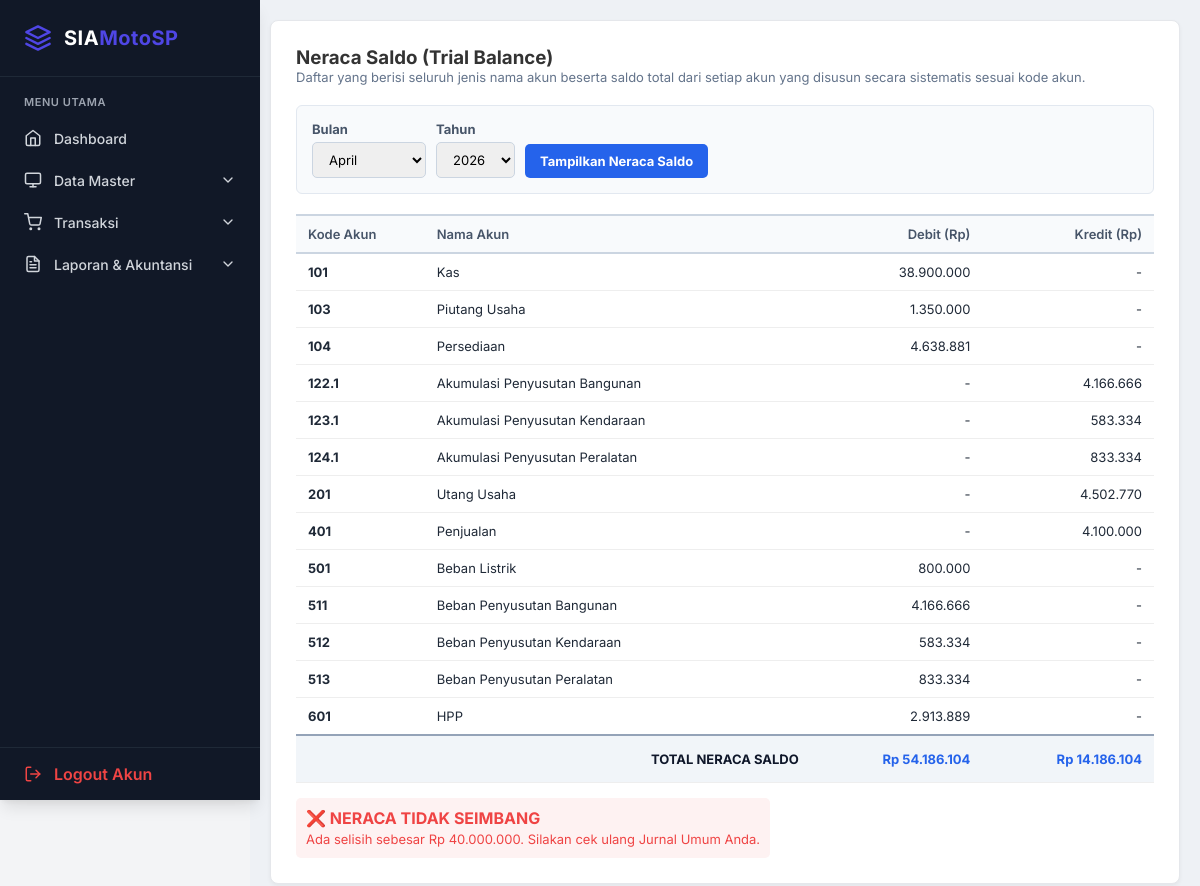
Page /neraca_saldo.php (signed in) on the committed database.
### tables this page shows
CREATE TABLE `tb_akun` (
  `id` int NOT NULL,
  `kode_akun` varchar(20) NOT NULL,
  `nama_akun` varchar(100) NOT NULL,
  `kategori` enum('aset','liabilitas','modal','pendapatan','beban','hpp') NOT NULL,
  `saldo_normal` enum('debit','kredit') NOT NULL,
  `saldo_awal` decimal(15,2) DEFAULT '0.00',
  `tanggal_saldo_awal` date DEFAULT NULL
);

### neraca_saldo.php (the view, shortened to what this page needs)
<?php
include "config/db.php";
$bulan_pilih = isset($_GET['bulan']) ? str_pad($_GET['bulan'], 2, "0", STR_PAD_LEFT) : date('m');
$tahun_pilih = isset($_GET['tahun']) ? $_GET['tahun'] : date('Y');
$nama_bulan = ["", "Januari", "Februari", "Maret", "April", "Mei", "Juni", "Juli", "Agustus", "September", "Oktober", "November", "Desember"];
$qAkun = mysqli_query($conn, "SELECT * FROM tb_akun ORDER BY kode_akun ASC");
?>
<!DOCTYPE html>
<html>
<head>
<link rel="stylesheet" href="inc/style.css">
</head>
<body>
<?php include "sidebar.php"; ?>
<div class="content">
    <div class="card">
        <h3>Neraca Saldo (Trial Balance)</h3>
        <p class="desc">Daftar yang berisi seluruh jenis nama akun beserta saldo total dari setiap akun yang disusun secara sistematis sesuai kode akun.</p>
        <form method="GET" class="filter-box">
            <div>
                <label>Bulan</label>
                <select name="bulan">
                    <?php for($i=1; $i<=12; $i++): ?>
                        <option value="<?= str_pad($i, 2, "0", STR_PAD_LEFT) ?>" <?= ($bulan_pilih == str_pad($i, 2, "0", STR_PAD_LEFT)) ? 'selected' : '' ?>>
                            <?= $nama_bulan[$i] ?>
                        </option>
                    <?php endfor; ?>
                </select>
            </div>
            <div>
                <label>Tahun</label>
                <select name="tahun">
                    <?php
                    $tahun_sekarang = date('Y');
                    for($i = $tahun_sekarang - 2; $i <= $tahun_sekarang + 1; $i++):
                    ?>
                        <option value="<?= $i ?>" <?= ($tahun_pilih == $i) ? 'selected' : '' ?>><?= $i ?></option>
                    <?php endfor; ?>
                </select>
            </div>
            <button type="submit">Tampilkan Neraca Saldo</button>
        </form>
        <table>
            <thead>
                <tr>
                    <th style="width: 15%;">Kode Akun</th>
                    <th style="width: 45%;">Nama Akun</th>
                    <th class="right" style="width: 20%;">Debit (Rp)</th>
                    <th class="right" style="width: 20%;">Kredit (Rp)</th>
                </tr>
            </thead>
            <tbody>
                <?php
                $grand_total_debit = 0;
                $grand_total_kredit = 0;
                if(mysqli_num_rows($qAkun) > 0) {
                    while($akun = mysqli_fetch_assoc($qAkun)) {
                        $id_akun = $akun['id'];
                        $saldo_normal = strtoupper($akun['saldo_normal'] ?? 'DEBIT');
                        $qJurnal = mysqli_query($conn, "
                            SELECT SUM(debit) as tot_debit, SUM(kredit) as tot_kredit
                            FROM tb_jurnal
                            WHERE id_akun = '$id_akun'
                            AND (
                                YEAR(tanggal) < '$tahun_pilih'
                                OR (YEAR(tanggal) = '$tahun_pilih' AND MONTH(tanggal) <= '$bulan_pilih')
                            )
                        ");
                        $rowJurnal = mysqli_fetch_assoc($qJurnal);
                        $tot_debit = $rowJurnal['tot_debit'] ?? 0;
                        $tot_kredit = $rowJurnal['tot_kredit'] ?? 0;
                        $saldo_akhir_debit = 0;
                        $saldo_akhir_kredit = 0;
                        if ($saldo_normal == 'DEBIT') {
                            $saldo = $tot_debit - $tot_kredit;
                            if ($saldo > 0) {
                                $saldo_akhir_debit = $saldo;
                            } else if ($saldo < 0) {
                                $saldo_akhir_kredit = abs($saldo);
                            }
                        } else {
                            $saldo = $tot_kredit - $tot_debit;
                            if ($saldo > 0) {
                                $saldo_akhir_kredit = $saldo;
                            } else if ($saldo < 0) {
                                $saldo_akhir_debit = abs($saldo);
                            }
                        }
                        $grand_total_debit += $saldo_akhir_debit;
                        $grand_total_kredit += $saldo_akhir_kredit;
                        if ($saldo_akhir_debit > 0 || $saldo_akhir_kredit > 0) {
                ?>
                <tr>
                    <td><strong><?= isset($akun['kode_akun']) ? $akun['kode_akun'] : '-' ?></strong></td>
                    <td><?= htmlspecialchars($akun['nama_akun']) ?></td>
                    <td class="right"><?= ($saldo_akhir_debit > 0) ? number_format($saldo_akhir_debit,0,',','.') : '-' ?></td>
                    <td class="right"><?= ($saldo_akhir_kredit > 0) ? number_format($saldo_akhir_kredit,0,',','.') : '-' ?></td>
                </tr>
                <?php
                        }
                    }
                } else {
                    echo "<tr><td colspan='4' class='center' style='padding: 20px;'>Belum ada data akun.</td></tr>";
                }
                ?>
                <tr class="total-row">
                    <td colspan="2" class="right" style="padding: 15px 12px;">TOTAL NERACA SALDO</td>
                    <td class="right" style="padding: 15px 12px; color: #2563eb;">Rp <?= number_format($grand_total_debit,0,',','.') ?></td>
                    <td class="right" style="padding: 15px 12px; color: #2563eb;">Rp <?= number_format($grand_total_kredit,0,',','.') ?></td>
                </tr>
            </tbody>
        </table>
        <div class="center">
            <?php if(round($grand_total_debit) === round($grand_total_kredit) && $grand_total_debit > 0): ?>
                <div class="balance-ok">
                    <strong>✔️ NERACA SEIMBANG (BALANCE)</strong><br>
                    <span style="font-size: 13px;">Selamat! Total Debit dan Kredit Anda cocok. Jurnal Anda sudah benar.</span>
                </div>
            <?php elseif($grand_total_debit > 0 || $grand_total_kredit > 0): ?>
                <div class="balance-err">
                    <strong>❌ NERACA TIDAK SEIMBANG</strong><br>
                    <span style="font-size: 13px;">Ada selisih sebesar Rp <?= number_format(abs($grand_total_debit - $grand_total_kredit),0,',','.') ?>. Silakan cek ulang Jurnal Umum Anda.</span>
                </div>
            <?php else: ?>
                <div style="color: #64748b; padding: 10px; margin-top: 15px; font-style: italic;">Belum ada transaksi untuk dihitung.</div>
            <?php endif; ?>
        </div>
    </div>
</div>
</body>
</html>

### inc/style.css (style rules this page uses)
:root { --primary: #4F46E5; --primary-hover: #4338CA; --success: #10B981; --danger: #EF4444; --bg-light: #F3F4F6; --sidebar-bg: #111827; --sidebar-text: #D1D5DB; --sidebar-hover: #1F2937; --card-bg: #FFFFFF; --text-main: #1F2937; --text-muted: #6B7280; --border: #E5E7EB; --shadow-sm: 0 1px 2px 0 rgba(0, 0, 0, 0.05); --shadow-md: 0 4px 6px -1px rgba(0, 0, 0, 0.1), 0 2px 4px -1px rgba(0, 0, 0, 0.06); --shadow-lg: 0 10px 15px -3px rgba(0, 0, 0, 0.1), 0 4px 6px -2px rgba(0, 0, 0, 0.05); }
* { margin: 0; padding: 0; box-sizing: border-box; font-family: 'Inter', sans-serif; }
body { background-color: var(--bg-light); color: var(--text-main); display: flex; min-height: 100vh; }
.content { padding: 32px; flex: 1; }
.card { background: var(--card-bg); border-radius: 12px; padding: 24px; box-shadow: var(--shadow-md); border: 1px solid var(--border); transition: transform 0.2s ease, box-shadow 0.2s ease; }

### neraca_saldo.php (style rules this page uses)
.content { margin-left:250px; padding:20px; background:#eef1f5; min-height:100vh; }
.card { background:#fff; border-radius:8px; padding:25px; box-shadow: 0 2px 4px rgba(0,0,0,0.05); margin-bottom: 20px; }
h3 { margin-top:0; color:#333; }
p.desc { font-size: 13px; color: #64748b; margin-bottom: 20px; }
.filter-box { display: flex; gap: 10px; align-items: flex-end; background: #f8fafc; padding: 15px; border-radius: 6px; border: 1px solid #e2e8f0; margin-bottom: 20px; }
.filter-box label { font-size: 13px; font-weight: bold; color: #475569; display: block; margin-bottom: 5px; }
.filter-box select { padding: 8px 12px; border: 1px solid #cbd5e1; border-radius: 5px; font-size: 13px; outline: none; }
.filter-box button { background: #2563eb; color: white; border: none; padding: 9px 15px; border-radius: 5px; cursor: pointer; font-size: 13px; font-weight: bold; }
table { width:100%; border-collapse:collapse; margin-top:10px; }
th, td { padding:10px 12px; border-bottom:1px solid #eee; font-size:13px; text-align: left; vertical-align: middle; }
th { background:#f8fafc; color: #475569; font-weight: 600; border-top: 2px solid #cbd5e1; border-bottom: 2px solid #cbd5e1; }
td.right, th.right { text-align: right; }
.total-row { font-weight: bold; font-size: 16px; background: #f1f5f9; color: #0f172a; border-top: 2px solid #94a3b8; }
.balance-err { color: #ef4444; background: #fef2f2; padding: 10px; border-radius: 5px; display: inline-block; margin-top: 15px; }

### rows in the picture
tb_akun: kode_akun "101", nama_akun "Kas", saldo_akhir_debit "38.900.000"
tb_akun: kode_akun "103", nama_akun "Piutang Usaha", saldo_akhir_debit "1.350.000"
tb_akun: kode_akun "104", nama_akun "Persediaan", saldo_akhir_debit "4.638.881"
tb_akun: kode_akun "122.1", nama_akun "Akumulasi Penyusutan Bangunan", saldo_akhir_kredit "4.166.666"
tb_akun: kode_akun "123.1", nama_akun "Akumulasi Penyusutan Kendaraan", saldo_akhir_kredit "583.334"
tb_akun: kode_akun "124.1", nama_akun "Akumulasi Penyusutan Peralatan", saldo_akhir_kredit "833.334"
tb_akun: kode_akun "201", nama_akun "Utang Usaha", saldo_akhir_kredit "4.502.770"
tb_akun: kode_akun "401", nama_akun "Penjualan", saldo_akhir_kredit "4.100.000"
tb_akun: kode_akun "501", nama_akun "Beban Listrik", saldo_akhir_debit "800.000"
tb_akun: kode_akun "511", nama_akun "Beban Penyusutan Bangunan", saldo_akhir_debit "4.166.666"
tb_akun: kode_akun "512", nama_akun "Beban Penyusutan Kendaraan", saldo_akhir_debit "583.334"
tb_akun: kode_akun "513", nama_akun "Beban Penyusutan Peralatan", saldo_akhir_debit "833.334"
tb_akun: kode_akun "601", nama_akun "HPP", saldo_akhir_debit "2.913.889"

### other values in the picture
$grand_total_debit "54.186.104"
$grand_total_kredit "14.186.104"
abs($grand_total_debit - $grand_total_kredit) "40.000.000"
form field bulan "April"
form field tahun "2026"
